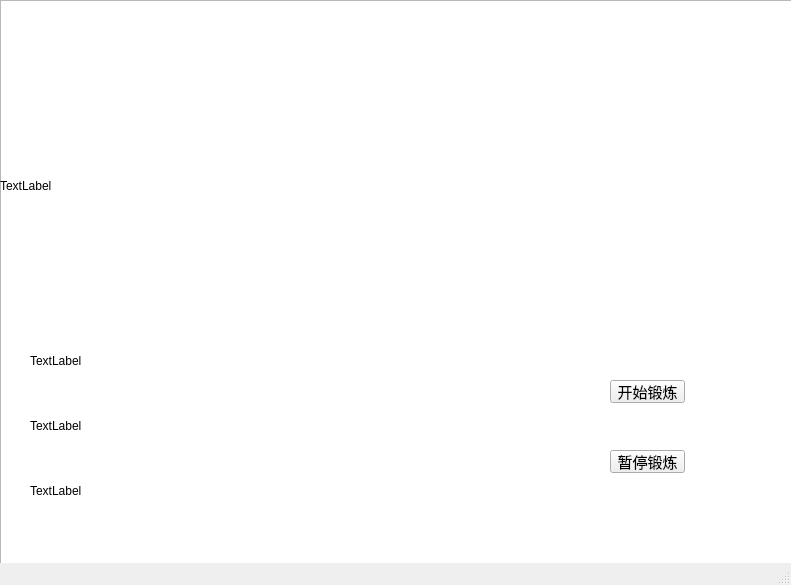
<?xml version="1.0" encoding="UTF-8"?>
<ui version="4.0">
 <class>QMainWindow</class>
 <widget class="QMainWindow" name="QMainWindow">
  <property name="geometry">
   <rect>
    <x>0</x>
    <y>0</y>
    <width>791</width>
    <height>585</height>
   </rect>
  </property>
  <property name="windowTitle">
   <string>MainWindow</string>
  </property>
  <widget class="QWidget" name="centralwidget">
   <widget class="QListView" name="listView">
    <property name="geometry">
     <rect>
      <x>0</x>
      <y>0</y>
      <width>801</width>
      <height>571</height>
     </rect>
    </property>
    <property name="styleSheet">
     <string notr="true">background-color: rgb(45, 105, 175);
</string>
    </property>
   </widget>
   <widget class="QLabel" name="label">
    <property name="geometry">
     <rect>
      <x>280</x>
      <y>30</y>
      <width>201</width>
      <height>71</height>
     </rect>
    </property>
    <property name="font">
     <font>
      <family>阿里巴巴普惠体</family>
      <pointsize>30</pointsize>
      <underline>true</underline>
      <kerning>true</kerning>
     </font>
    </property>
    <property name="mouseTracking">
     <bool>false</bool>
    </property>
    <property name="tabletTracking">
     <bool>false</bool>
    </property>
    <property name="text">
     <string>杠铃深蹲</string>
    </property>
    <property name="wordWrap">
     <bool>false</bool>
    </property>
    <property name="margin">
     <number>16</number>
    </property>
    <property name="indent">
     <number>8</number>
    </property>
    <property name="openExternalLinks">
     <bool>false</bool>
    </property>
   </widget>
   <widget class="QLabel" name="label_2">
    <property name="geometry">
     <rect>
      <x>400</x>
      <y>120</y>
      <width>411</width>
      <height>281</height>
     </rect>
    </property>
    <property name="text">
     <string>TextLabel</string>
    </property>
   </widget>
   <widget class="QListView" name="listView_2">
    <property name="geometry">
     <rect>
      <x>0</x>
      <y>0</y>
      <width>1191</width>
      <height>821</height>
     </rect>
    </property>
    <property name="styleSheet">
     <string notr="true">background-image:url(:/pic24.png)</string>
    </property>
   </widget>
   <widget class="QLabel" name="label_3">
    <property name="geometry">
     <rect>
      <x>0</x>
      <y>60</y>
      <width>451</width>
      <height>251</height>
     </rect>
    </property>
    <property name="text">
     <string>TextLabel</string>
    </property>
   </widget>
   <widget class="QLabel" name="label_4">
    <property name="geometry">
     <rect>
      <x>30</x>
      <y>340</y>
      <width>501</width>
      <height>41</height>
     </rect>
    </property>
    <property name="text">
     <string>TextLabel</string>
    </property>
   </widget>
   <widget class="QLabel" name="label_5">
    <property name="geometry">
     <rect>
      <x>30</x>
      <y>400</y>
      <width>501</width>
      <height>51</height>
     </rect>
    </property>
    <property name="text">
     <string>TextLabel</string>
    </property>
   </widget>
   <widget class="QLabel" name="label_6">
    <property name="geometry">
     <rect>
      <x>30</x>
      <y>470</y>
      <width>511</width>
      <height>41</height>
     </rect>
    </property>
    <property name="text">
     <string>TextLabel</string>
    </property>
   </widget>
   <widget class="QPushButton" name="pushButton">
    <property name="geometry">
     <rect>
      <x>610</x>
      <y>380</y>
      <width>75</width>
      <height>23</height>
     </rect>
    </property>
    <property name="font">
     <font>
      <family>阿里巴巴普惠体</family>
      <pointsize>11</pointsize>
     </font>
    </property>
    <property name="text">
     <string>开始锻炼</string>
    </property>
   </widget>
   <widget class="QPushButton" name="pushButton_2">
    <property name="geometry">
     <rect>
      <x>610</x>
      <y>450</y>
      <width>75</width>
      <height>23</height>
     </rect>
    </property>
    <property name="font">
     <font>
      <family>阿里巴巴普惠体</family>
      <pointsize>11</pointsize>
     </font>
    </property>
    <property name="text">
     <string>暂停锻炼</string>
    </property>
   </widget>
  </widget>
  <widget class="QMenuBar" name="menubar">
   <property name="geometry">
    <rect>
     <x>0</x>
     <y>0</y>
     <width>791</width>
     <height>22</height>
    </rect>
   </property>
  </widget>
  <widget class="QStatusBar" name="statusbar"/>
 </widget>
 <resources>
  <include location="text5.qrc"/>
 </resources>
 <connections/>
</ui>
